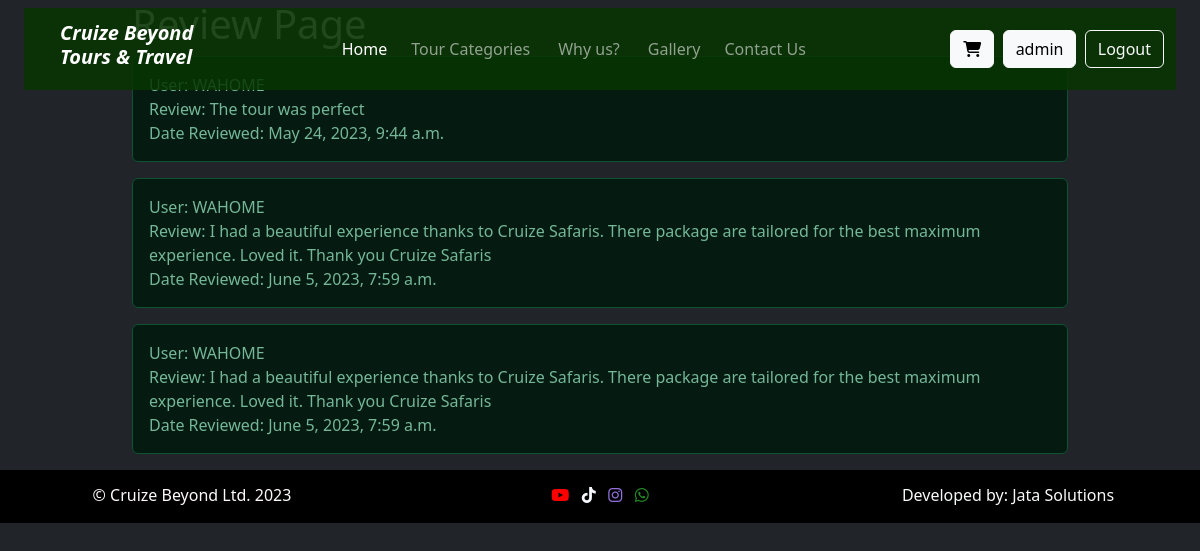
The app's page /review/4/ (signed in) with its own data.
### base/models.py (models this page shows, shortened)
class User(AbstractUser):
    email = models.EmailField(unique=True)
    USERNAME_FIELD = 'email'
    REQUIRED_FIELDS = ['username']
    def __str__(self):
        return self.username

class Review(models.Model):
    user = models.ForeignKey(User, on_delete=models.CASCADE, related_name="review")
    tour = models.ForeignKey(Destination, null=True, on_delete=models.SET_NULL, related_name="tour_review")
    comment = models.TextField()
    uploaded_date = models.DateTimeField(auto_now=True)

### base/views.py (the view)
# urls.py: path("review/<str:pk>/", views.Review_tour, name="review"),
@login_required(login_url="signin")
def Review_tour(request, pk):
    tour = Destination.objects.get(id=pk)
    print("Toour: ", tour)
    tour_review = Review.objects.all
    if request.method == 'POST':
        user = request.user
        tour = tour
        comment = request.POST['comment']
        tour_review = Review.objects.create(user=user,tour=tour, comment=comment)
        tour_review.save()
        messages.success(request, ("Review sent successfully"))
        return redirect(request.META.get('HTTP_REFERER', '/'))
    else:
        context = {
            "review" : tour_review
        }
        return render(request, "review.html", context)

### base/models.py (called while the page is built)
    def __str__(self):
        return self.name

### templates/review.html
{% extends 'header.html' %}
{% block content %}
<div class="container">
    <h1>Review Page</h1>
    {% for review in review%}
    <div class="alert alert-success" role="alert">
        User: {{review.user|upper}}<br>
        Review: {{review.comment}}<br>
        Date Reviewed: {{review.uploaded_date}}<br>
    </div>
    {% endfor %}
</div>
{% endblock content %}

### templates/includes/navigation.html (shortened to what this page needs)
<nav class="navbar navbar-expand-sm navbar-dark fixed-top mt-2 mx-4" id="indexNavbar">
    <div class="container-fluid">
        <a class="navbar-brand me-1 ms-4" href= {% url 'home' %}>
            <h5><i><strong>Cruize Beyond <br> Tours & Travel</strong></i></h5>
        <div class="collapse navbar-collapse justify-content-center" id="navbarContent">
            <ul class="navbar-nav mb-2 mb-lg-0">
                <li class="nav-item mx-md-1">
                    <a class="nav-link active" aria-current="page" href= '/#homeContainer'>Home</a>
                </li>
                <li class="nav-item mx-md-1">
                    <a class="nav-link" href="/#toursContainer">Tour Categories</a>
                </li>
                <li class="nav-item mx-md-2">
                    <a class="nav-link" href="/#aboutContainer">Why us?</a>
                </li>
                <li class="nav-item mx-md-1">
                    <a class="nav-link" href={% url 'gallery'%}>Gallery</a>
                </li>
                <li class="nav-item mx-md-1">
                    <a class="nav-link" href={% url 'contact'%}>Contact Us</a>
                </li>
            </ul>
        </div>
        <a class="btn btn-light position-relative" role="button" href={% url "cart"%}>
            <i class="fa-solid fa-cart-shopping">
            </i>
        {% if user.is_authenticated %}
        <button type="button" class="btn btn-light">{{user}}</button>
        <a role="button" class="btn btn-outline-light" href={% url "logout"%}>Logout</a>
        {% endif %}
    </div>
</nav>

### static/css/style.css (style rules this page uses)
.navbar { position: fixed; margin: 20px 20px; background-color: rgba(8, 54, 0, 0.85); }
#tourDetailsHeader a, a { text-decoration: none !important; color: #fff; }

### static/css/checkout.css (style rules this page uses)
.container { max-width: 960px; }

### records on screen
User: username "admin"
Review: user "WAHOME", comment "The tour was perfect", uploaded_date "May 24, 2023, 9:44 a.m."
Review: user "WAHOME", comment "I had a beautiful experience thanks to Cruize Safaris. There package are tailored for the best maximum experience. Loved it. Thank you Cruize Safaris", uploaded_date "June 5, 2023, 7:59 a.m."
Review: user "WAHOME", comment "I had a beautiful experience thanks to Cruize Safaris. There package are tailored for the best maximum experience. Loved it. Thank you Cruize Safaris", uploaded_date "June 5, 2023, 7:59 a.m."
